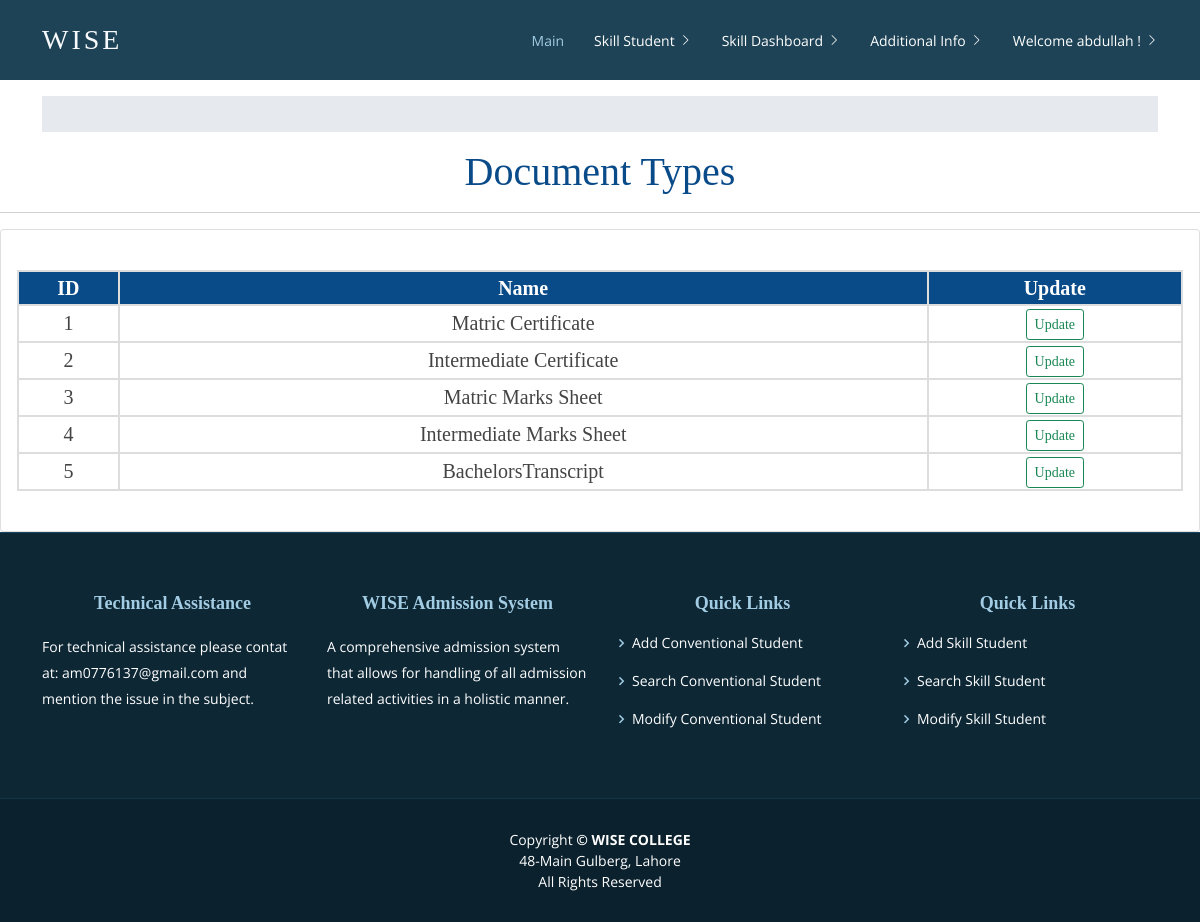
The page /document_type_dashboard/ (signed in) on the database its author committed.
### AdmissionSystem/models.py (models this page shows, shortened)
class DocumentType(models.Model):
	doc_type = models.CharField(max_length=100)
	created_by = models.CharField(max_length=100)
	updated_by = models.CharField(max_length=100, null=True, blank=True)

### AdmissionSystem/views.py (the view)
# urls.py: path('document_type_dashboard/',views.document_type_dashboard,name='documenttypedashboard'),
@login_required(login_url='loginpageview')
def document_type_dashboard(request):
	document_type_objects = DocumentType.objects.all()
	all_data = list()
	for document_type in document_type_objects:
		doc_type_data = list()
		doc_type_data.append(document_type.id)
		doc_type_data.append(document_type.doc_type)
		all_data.append(doc_type_data)
	context = {'alldata': all_data}
	return render(request,'document_type_dashboard.html',context=context)

### templates/document_type_dashboard.html (shortened to what this page needs)
{% extends 'base.html' %}
{% load static %}
{% block content %}
<div class="col-md-15">
 		<h1 class="text-center">Document Types</h1>
		<hr>
		<div class="card card-body">
				<table id="search-table" class="users-table mt-4">
						<tr>
							<th>ID</th>
							<th>Name</th>
							<th>Update</th>
						</tr>
						{% for data in alldata %}
								<tr>
									{% for column in data %}
									<td>{{ column }}</td>
									{% endfor %}
 									<td>
									<input value="Update" type="button" onclick="location.href='{% url 'updatedocumenttype' data.0 %}'" class="btn btn-sm btn-outline-success"></td>
								</tr>
						{% endfor %}
				</table>
				<br>
 		</div>
</div>
{% endblock %}

### templates/base.html (shortened to what this page needs)
<!DOCTYPE html>
<html lang="en">
<head>
    <link rel="stylesheet" href="https://pro.fontawesome.com/releases/v5.10.0/css/all.css" />
    <link href="https://cdn.jsdelivr.net/npm/bootstrap@5.1.3/dist/css/bootstrap.min.css" rel="stylesheet">
    <link href="../../static/admissionsystem/vendor/animate.css/animate.min.css" rel="stylesheet">
    <link href="../../static/admissionsystem/vendor/aos/aos.css" rel="stylesheet">
    <link href="../../static/admissionsystem/vendor/bootstrap/css/bootstrap.min.css" rel="stylesheet">
    <link href="../../static/admissionsystem/vendor/bootstrap-icons/bootstrap-icons.css" rel="stylesheet">
    <link href="../../static/admissionsystem/vendor/boxicons/css/boxicons.min.css" rel="stylesheet">
    <link href="../../static/admissionsystem/vendor/glightbox/css/glightbox.min.css" rel="stylesheet">
    <link href="../../static/admissionsystem/vendor/swiper/swiper-bundle.min.css" rel="stylesheet">
    <link href="../../static/admissionsystem/css/style.css" rel="stylesheet">
    <link href="../../static/admissionsystem/css/Navigation.css" rel="stylesheet"> {% block style %} {% endblock %}
</head>
<body style="background-image: url('../../static/admissionsystem/img/bag.jpg'); background-size: auto;background-repeat: repeat;">
    <header id="header" class="fixed-top d-flex align-items-center">
        <div class="container d-flex justify-content-between align-items-center">
            <div class="logo">
                <h1 class="text-light"><span>Wise</span></a></h1>
            </div>
            <nav id="navbar" class="navbar ">
                <ul>
                    <li><a class="active " href="{% url 'homeview' %}">Main</a></li>
                     <li class="dropdown"><a href="/"><span>Skill Student</span> <i class="bi bi-chevron-right"></i></a>
                    </li>
                    <li class="dropdown"><a href="/"><span>Skill Dashboard</span> <i class="bi bi-chevron-right"></i></a>
                    </li>
                    <li class="dropdown"><a href="/"><span>Additional Info</span> <i class="bi bi-chevron-right"></i></a>
                    </li>
                     <li class="dropdown"><a href="#"><span>Welcome {{ user.get_username }} !</span> <i class="bi bi-chevron-right"></i></a>
                    </li>
                </ul>
            </nav>
        </div>
    </header>
    <br>
    <br>
    <br>
    <br>
    <div class="container">
        <ol class="breadcrumb breadcrumb-arrow">
        </ol>
    </div>
    {% include 'messages.html' %} {% block content %} {% endblock %}
    <footer id="footer" data-aos="fade-up" data-aos-easing="ease-in-out" data-aos-duration="500">
        <div class="footer-top">
            <div class="container">
                <div class="row">
                    <div class="col-lg-3 col-md-6 footer-contact">
                        <h4>Technical Assistance</h4>
                        <p>
                            For technical assistance
                            please contat at:
                            am0776137@gmail.com
                            and mention the issue in the subject.
                        </p>
                    </div>
                    <div class="col-lg-3 col-md-6 footer-contact">
                        <h4>WISE Admission System</h4>
                        <p>
                            A comprehensive admission system
                            that allows for handling of all admission
                            related activities in a holistic manner.
                        </p>
                    </div>
                    <div class="col-lg-3 col-md-6 footer-links">
                        <h4>Quick Links</h4>
                        <ul>
                            <li><i class="bx bx-chevron-right"></i> <a href="#">Add Conventional Student</a></li>
                            <li><i class="bx bx-chevron-right"></i> <a href="#">Search Conventional Student</a></li>
                            <li><i class="bx bx-chevron-right"></i> <a href="#">Modify Conventional Student</a></li>
                        </ul>
                    </div>
                    <div class="col-lg-3 col-md-6 footer-links">
                        <h4>Quick Links</h4>
                        <ul>
                            <li><i class="bx bx-chevron-right"></i> <a href="{% url 'addskillstudentview' %}">Add Skill Student</a></li>
                            <li><i class="bx bx-chevron-right"></i> <a href="{% url 'search_skill_dashboard' %}">Search Skill Student</a></li>
                            <li><i class="bx bx-chevron-right"></i> <a href="{% url 'modify_skill_dashboard' %}">Modify Skill Student</a></li>
                        </ul>
                    </div>
                </div>
            </div>
        </div>
        <div class="container">
            <div class="copyright">
                Copyright <strong>&copy; <span>WISE COLLEGE</span></strong>
                <br>
                48-Main Gulberg, Lahore
                <br>
                All Rights Reserved
            </div>
        </div>
    </footer>
</body>
</html>

### static/admissionsystem/css/style.css (style rules this page uses)
body { font-family: "Open Sans", sans-serif; color: #444; }
a { color: #4fa6d5; text-decoration: none; }
h1, h2, h3, h4, h5, h6, .font-primary { font-family: "Times New Roman"; }
#header { height: 80px; transition: all 0.5s; z-index: 997; transition: all 0.5s; background: #1e4356; }
#header .logo h1 { font-size: 28px; margin: 0; padding: 4px 0; line-height: 1; font-weight: 400; letter-spacing: 3px; text-transform: uppercase; }
.navbar { padding: 0; }
.navbar ul { margin: 0; padding: 0; display: flex; list-style: none; align-items: center; }
.navbar li { position: relative; }
.navbar a { display: flex; align-items: center; justify-content: space-between; padding: 10px 0 10px 30px; font-family: "Open Sans", sans-serif; font-size: 14px; color: #fff; white-space: nowrap; transition: 0.3s; text-decoration: none; }
.navbar a i { font-size: 12px; line-height: 0; margin-left: 5px; }
.navbar a:hover, .navbar .active, .navbar li:hover > a { color: #a2cce3; }
#footer { background: #0b212d; padding: 0 0 30px 0; color: #fff; font-size: 14px; }
#footer .footer-top { background: #0d2735; border-top: 1px solid #17455e; border-bottom: 1px solid #123649; padding: 60px 0 30px 0; }
#footer .footer-top h4 { font-size: 18px; font-weight: 600; color: #a2cce3; position: relative; padding-bottom: 12px; }
#footer .footer-top .footer-links { margin-bottom: 30px; }
#footer .footer-top .footer-links ul { list-style: none; padding: 0; margin: 0; }
#footer .footer-top .footer-links ul i { padding-right: 2px; color: #a2cce3; font-size: 18px; line-height: 1; }
#footer .footer-top .footer-links ul li { padding: 10px 0; display: flex; align-items: center; }
#footer .footer-top .footer-links ul li:first-child { padding-top: 0; }
#footer .footer-top .footer-links ul a { color: #fff; transition: 0.3s; display: inline-block; line-height: 1; }
#footer .footer-top .footer-contact { margin-bottom: 30px; }
#footer .footer-top .footer-contact p { line-height: 26px; }
#footer .copyright { text-align: center; padding-top: 30px; }

### static/admissionsystem/css/Navigation.css (style rules this page uses)
.breadcrumb-arrow { height: 36px; padding: 0; line-height: 36px; list-style: none; background-color: #e6e9ed }

### templates/document_type_dashboard.html (style rules this page uses)
h1, h2, h3, h4, h5, h6 { text-align: center; color: #094a89; font-family: timesnewroman; }
table { border-collapse: collapse; width: 100%; text-align: center; font-size: 20px; font-family: timesnewroman; }
th { background-color: #094a89; color: white; }
th, td { border: 2px solid #ddd; }

### rows shown on the page
DocumentType: data "Matric Certificate"
DocumentType: data "Intermediate Certificate"
DocumentType: data "Matric Marks Sheet"
DocumentType: data "Intermediate Marks Sheet"
DocumentType: data "BachelorsTranscript"

### other values the page prints
{{ user.get_username }} "abdullah"
{{ column }} "1" "2" "3" "4" "5"
